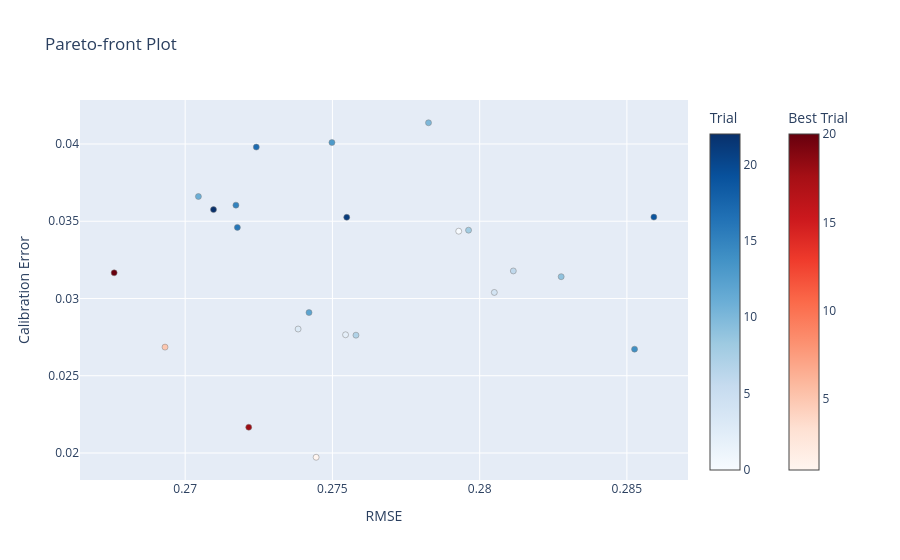
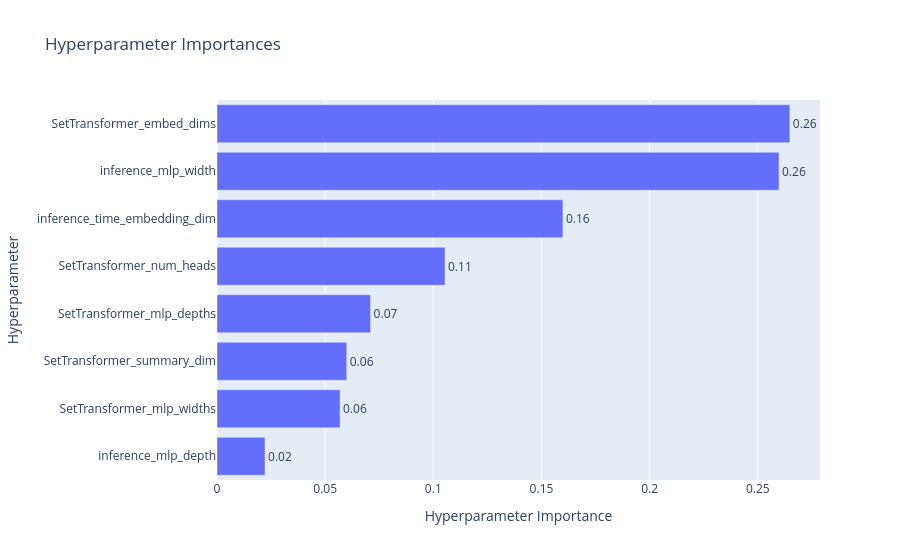
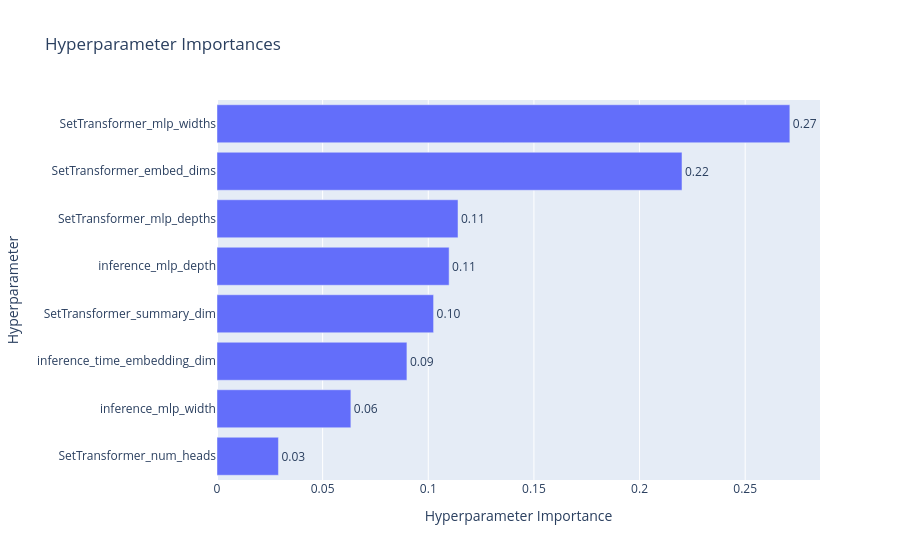

The notebook cell these images were saved under, in order:
### Code cell
# For multi-objective studies
import optuna

from optuna.storages import JournalStorage, JournalFileStorage

from optuna.visualization import plot_pareto_front, plot_param_importances
storage = JournalStorage(JournalFileStorage("../data/hyperparameter_tuning/optuna_diffusionmodel.log"))
study = optuna.load_study(
    # study_name="study_CompositionalDiffusionModel",
    study_name='study_DiffusionModel',
    storage=storage,
)
fig = plot_pareto_front(study, target_names=["RMSE", "Calibration Error"])
fig.show()

fig = plot_param_importances(study, target=lambda t: t.values[0], target_name="RMSE")
fig.show()

fig = plot_param_importances(study, target=lambda t: t.values[1], target_name="Calibration Error")
fig.show()

### Figure 1 — Plotly figure (JSON) as saved in the notebook; plotly's stock layout.template omitted (floating-point values rounded to 4 significant figures)
{"data": [{"hovertemplate": "%{text}<extra>Trial</extra>", "marker": {"color": [0, 2, 3, 4, 6, 7, 8, 9, 10, 11, 12, 13, 14, 15, 16, 17, 19, 21, 22], "colorbar": {"title": {"text": "Trial"}}, "colorscale": [[0, "rgb(247,251,255)"], [0.125, "rgb(222,235,247)"], [0.25, "rgb(198,219,239)"], [0.375, "rgb(158,202,225)"], [0.5, "rgb(107,174,214)"], [0.625, "rgb(66,146,198)"], [0.75, "rgb(33,113,181)"], [0.875, "rgb(8,81,156)"], [1, "rgb(8,48,107)"]], "line": {"color": "Grey", "width": 0.5}}, "mode": "markers", "showlegend": false, "text": ["{<br>  \"number\": 0,<br>  \"values\": [<br>    0.2792895045828809,<br>    0.03435526315789475<br>  ],<br>  \"params\": {<br>    \"SetTransformer_summary_dim\": 26,<br>    \"SetTransformer_embed_dims\": 56,<br>    \"SetTransformer_num_heads\": 2,<br>    \"SetTransformer_mlp_depths\": 6,<br>    \"SetTransformer_mlp_widths\": 210,<br>    \"inference_mlp_depth\": 7,<br>    \"inference_mlp_width\": 286,<br>    \"inference_time_embedding_dim\": 52<br>  }<br>}", "{<br>  \"number\": 2,<br>  \"values\": [<br>    0.27544632647663975,<br>    0.027651315789473704<br>  ],<br>  \"params\": {<br>    \"SetTransformer_summary_dim\": 50,<br>    \"SetTransformer_embed_dims\": 81,<br>    \"SetTransformer_num_heads\": 4,<br>    \"SetTransformer_mlp_depths\": 6,<br>    \"SetTransformer_mlp_widths\": 134,<br>    \"inference_mlp_depth\": 7,<br>    \"inference_mlp_width\": 320,<br>    \"inference_time_embedding_dim\": 42<br>  }<br>}", "{<br>  \"number\": 3,<br>  \"values\": [<br>    0.2738354794287965,<br>    0.028023026315789495<br>  ],<br>  \"params\": {<br>    \"SetTransformer_summary_dim\": 56,<br>    \"SetTransformer_embed_dims\": 98,<br>    \"SetTransformer_num_heads\": 1,<br>    \"SetTransformer_mlp_depths\": 2,<br>    \"SetTransformer_mlp_widths\": 238,<br>    \"inference_mlp_depth\": 7,<br>    \"inference_mlp_width\": 193,<br>    \"inference_time_embedding_dim\": 34<br>  }<br>}", "{<br>  \"number\": 4,<br>  \"values\": [<br>    0.2804978461950738,<br>    0.030391447368421063<br>  ],<br>  \"params\": {<br>    \"SetTransformer_summary_dim\": 58,<br>    \"SetTransformer_embed_dims\": 64,<br>    \"SetTransformer_num_heads\": 1,<br>    \"SetTransformer_mlp_depths\": 6,<br>    \"SetTransformer_mlp_widths\": 246,<br>    \"inference_mlp_depth\": 6,<br>    \"inference_mlp_width\": 354,<br>    \"inference_time_embedding_dim\": 50<br>  }<br>}", "{<br>  \"number\": 6,<br>  \"values\": [<br>    0.2811430775509005,<br>    0.03178289473684212<br>  ],<br>  \"params\": {<br>    \"SetTransformer_summary_dim\": 24,<br>    \"SetTransformer_embed_dims\": 57,<br>    \"SetTransformer_num_heads\": 1,<br>    \"SetTransformer_mlp_depths\": 4,<br>    \"SetTransformer_mlp_widths\": 57,<br>    \"inference_mlp_depth\": 6,<br>    \"inference_mlp_width\": 393,<br>    \"inference_time_embedding_dim\": 16<br>  }<br>}", "{<br>  \"number\": 7,<br>  \"values\": [<br>    0.2757995565540988,<br>    0.027625000000000007<br>  ],<br>  \"params\": {<br>    \"SetTransformer_summary_dim\": 34,<br>    \"SetTransformer_embed_dims\": 80,<br>    \"SetTransformer_num_heads\": 3,<br>    \"SetTransformer_mlp_depths\": 2,<br>    \"SetTransformer_mlp_widths\": 110,<br>    \"inference_mlp_depth\": 7,<br>    \"inference_mlp_width\": 152,<br>    \"inference_time_embedding_dim\": 52<br>  }<br>}", "{<br>  \"number\": 8,<br>  \"values\": [<br>    0.27962294172680663,<br>    0.03442105263157898<br>  ],<br>  \"params\": {<br>    \"SetTransformer_summary_dim\": 49,<br>    \"SetTransformer_embed_dims\": 85,<br>    \"SetTransformer_num_heads\": 2,<br>    \"SetTransformer_mlp_depths\": 6,<br>    \"SetTransformer_mlp_widths\": 162,<br>    \"inference_mlp_depth\": 7,<br>    \"inference_mlp_width\": 157,<br>    \"inference_time_embedding_dim\": 62<br>  }<br>}", "{<br>  \"number\": 9,<br>  \"values\": [<br>    0.2827684679871298,<br>    0.031411184210526334<br>  ],<br>  \"params\": {<br>    \"SetTransformer_summary_dim\": 25,<br>    \"SetTransformer_embed_dims\": 96,<br>    \"SetTransformer_num_heads\": 1,<br>    \"SetTransformer_mlp_depths\": 2,<br>    \"SetTransformer_mlp_widths\": 137,<br>    \"inference_mlp_depth\": 5,<br>    \"inference_mlp_width\": 89,<br>    \"inference_time_embedding_dim\": 64<br>  }<br>}", "{<br>  \"number\": 10,<br>  \"values\": [<br>    0.27826338217753677,<br>    0.04137500000000002<br>  ],<br>  \"params\": {<br>    \"SetTransformer_summary_dim\": 62,<br>    \"SetTransformer_embed_dims\": 60,<br>    \"SetTransformer_num_heads\": 2,<br>    \"SetTransformer_mlp_depths\": 6,<br>    \"SetTransformer_mlp_widths\": 94,<br>    \"inference_mlp_depth\": 8,<br>    \"inference_mlp_width\": 248,<br>    \"inference_time_embedding_dim\": 42<br>  }<br>}", "{<br>  \"number\": 11,<br>  \"values\": [<br>    0.27045010510903955,<br>    0.03660197368421054<br>  ],<br>  \"params\": {<br>    \"SetTransformer_summary_dim\": 20,<br>    \"SetTransformer_embed_dims\": 57,<br>    \"SetTransformer_num_heads\": 2,<br>    \"SetTransformer_mlp_depths\": 5,<br>    \"SetTransformer_mlp_widths\": 224,<br>    \"inference_mlp_depth\": 5,<br>    \"inference_mlp_width\": 476,<br>    \"inference_time_embedding_dim\": 26<br>  }<br>}", "{<br>  \"number\": 12,<br>  \"values\": [<br>    0.2742052108299641,<br>    0.02908881578947371<br>  ],<br>  \"params\": {<br>    \"SetTransformer_summary_dim\": 27,<br>    \"SetTransformer_embed_dims\": 72,<br>    \"SetTransformer_num_heads\": 3,<br>    \"SetTransformer_mlp_depths\": 4,<br>    \"SetTransformer_mlp_widths\": 199,<br>    \"inference_mlp_depth\": 8,<br>    \"inference_mlp_width\": 170,<br>    \"inference_time_embedding_dim\": 48<br>  }<br>}", "{<br>  \"number\": 13,<br>  \"values\": [<br>    0.27498405853314634,<br>    0.04009539473684212<br>  ],<br>  \"params\": {<br>    \"SetTransformer_summary_dim\": 24,<br>    \"SetTransformer_embed_dims\": 57,<br>    \"SetTransformer_num_heads\": 1,<br>    \"SetTransformer_mlp_depths\": 4,<br>    \"SetTransformer_mlp_widths\": 172,<br>    \"inference_mlp_depth\": 6,<br>    \"inference_mlp_width\": 275,<br>    \"inference_time_embedding_dim\": 46<br>  }<br>}", "{<br>  \"number\": 14,<br>  \"values\": [<br>    0.28525961396676874,<br>    0.026720394736842117<br>  ],<br>  \"params\": {<br>    \"SetTransformer_summary_dim\": 63,<br>    \"SetTransformer_embed_dims\": 76,<br>    \"SetTransformer_num_heads\": 1,<br>    \"SetTransformer_mlp_depths\": 6,<br>    \"SetTransformer_mlp_widths\": 250,<br>    \"inference_mlp_depth\": 7,<br>    \"inference_mlp_width\": 208,<br>    \"inference_time_embedding_dim\": 44<br>  }<br>}", "{<br>  \"number\": 15,<br>  \"values\": [<br>    0.27172315486560594,<br>    0.036042763157894744<br>  ],<br>  \"params\": {<br>    \"SetTransformer_summary_dim\": 56,<br>    \"SetTransformer_embed_dims\": 127,<br>    \"SetTransformer_num_heads\": 4,<br>    \"SetTransformer_mlp_depths\": 4,<br>    \"SetTransformer_mlp_widths\": 75,<br>    \"inference_mlp_depth\": 5,<br>    \"inference_mlp_width\": 252,<br>    \"inference_time_embedding_dim\": 28<br>  }<br>}", "{<br>  \"number\": 16,<br>  \"values\": [<br>    0.2717724521145217,<br>    0.034601973684210544<br>  ],<br>  \"params\": {<br>    \"SetTransformer_summary_dim\": 42,<br>    \"SetTransformer_embed_dims\": 93,<br>    \"SetTransformer_num_heads\": 2,<br>    \"SetTransformer_mlp_depths\": 4,<br>    \"SetTransformer_mlp_widths\": 114,<br>    \"inference_mlp_depth\": 7,<br>    \"inference_mlp_width\": 309,<br>    \"inference_time_embedding_dim\": 62<br>  }<br>}", "{<br>  \"number\": 17,<br>  \"values\": [<br>    0.27241509243590256,<br>    0.03979934210526317<br>  ],<br>  \"params\": {<br>    \"SetTransformer_summary_dim\": 41,<br>    \"SetTransformer_embed_dims\": 109,<br>    \"SetTransformer_num_heads\": 4,<br>    \"SetTransformer_mlp_depths\": 4,<br>    \"SetTransformer_mlp_widths\": 114,<br>    \"inference_mlp_depth\": 8,<br>    \"inference_mlp_width\": 160,<br>    \"inference_time_embedding_dim\": 20<br>  }<br>}", "{<br>  \"number\": 19,<br>  \"values\": [<br>    0.2859151586188829,<br>    0.035266447368421064<br>  ],<br>  \"params\": {<br>    \"SetTransformer_summary_dim\": 42,<br>    \"SetTransformer_embed_dims\": 60,<br>    \"SetTransformer_num_heads\": 1,<br>    \"SetTransformer_mlp_depths\": 5,<br>    \"SetTransformer_mlp_widths\": 83,<br>    \"inference_mlp_depth\": 7,<br>    \"inference_mlp_width\": 142,<br>    \"inference_time_embedding_dim\": 48<br>  }<br>}", "{<br>  \"number\": 21,<br>  \"values\": [<br>    0.27548652460454015,<br>    0.03525657894736845<br>  ],<br>  \"params\": {<br>    \"SetTransformer_summary_dim\": 36,<br>    \"SetTransformer_embed_dims\": 74,<br>    \"SetTransformer_num_heads\": 1,<br>    \"SetTransformer_mlp_depths\": 3,<br>    \"SetTransformer_mlp_widths\": 152,<br>    \"inference_mlp_depth\": 8,<br>    \"inference_mlp_width\": 332,<br>    \"inference_time_embedding_dim\": 56<br>  }<br>}", "{<br>  \"number\": 22,<br>  \"values\": [<br>    0.2709621104867682,<br>    0.035753289473684224<br>  ],<br>  \"params\": {<br>    \"SetTransformer_summary_dim\": 27,<br>    \"SetTransformer_embed_dims\": 121,<br>    \"SetTransformer_num_heads\": 1,<br>    \"SetTransformer_mlp_depths\": 3,<br>    \"SetTransformer_mlp_widths\": 178,<br>    \"inference_mlp_depth\": 8,<br>    \"inference_mlp_width\": 444,<br>    \"inference_time_embedding_dim\": 60<br>  }<br>}"], "type": "scatter", "x": [0.2793, 0.2754, 0.2738, 0.2805, 0.2811, 0.2758, 0.2796, 0.2828, 0.2783, 0.2705, 0.2742, 0.275, 0.2853, 0.2717, 0.2718, 0.2724, 0.2859, 0.2755, 0.271], "y": [0.03436, 0.02765, 0.02802, 0.03039, 0.03178, 0.02763, 0.03442, 0.03141, 0.04138, 0.0366, 0.02909, 0.0401, 0.02672, 0.03604, 0.0346, 0.0398, 0.03527, 0.03526, 0.03575]}, {"hovertemplate": "%{text}<extra>Best Trial</extra>", "marker": {"color": [1, 5, 18, 20], "colorbar": {"title": {"text": "Best Trial"}, "x": 1.1, "xpad": 40}, "colorscale": [[0, "rgb(255,245,240)"], [0.125, "rgb(254,224,210)"], [0.25, "rgb(252,187,161)"], [0.375, "rgb(252,146,114)"], [0.5, "rgb(251,106,74)"], [0.625, "rgb(239,59,44)"], [0.75, "rgb(203,24,29)"], [0.875, "rgb(165,15,21)"], [1, "rgb(103,0,13)"]], "line": {"color": "Grey", "width": 0.5}}, "mode": "markers", "showlegend": false, "text": ["{<br>  \"number\": 1,<br>  \"values\": [<br>    0.27444737688690274,<br>    0.01972368421052633<br>  ],<br>  \"params\": {<br>    \"SetTransformer_summary_dim\": 32,<br>    \"SetTransformer_embed_dims\": 121,<br>    \"SetTransformer_num_heads\": 2,<br>    \"SetTransformer_mlp_depths\": 2,<br>    \"SetTransformer_mlp_widths\": 68,<br>    \"inference_mlp_depth\": 7,<br>    \"inference_mlp_width\": 286,<br>    \"inference_time_embedding_dim\": 56<br>  }<br>}", "{<br>  \"number\": 5,<br>  \"values\": [<br>    0.2693156690130164,<br>    0.026851973684210544<br>  ],<br>  \"params\": {<br>    \"SetTransformer_summary_dim\": 27,<br>    \"SetTransformer_embed_dims\": 79,<br>    \"SetTransformer_num_heads\": 2,<br>    \"SetTransformer_mlp_depths\": 4,<br>    \"SetTransformer_mlp_widths\": 188,<br>    \"inference_mlp_depth\": 6,<br>    \"inference_mlp_width\": 292,<br>    \"inference_time_embedding_dim\": 32<br>  }<br>}", "{<br>  \"number\": 18,<br>  \"values\": [<br>    0.2721586316157134,<br>    0.02166776315789474<br>  ],<br>  \"params\": {<br>    \"SetTransformer_summary_dim\": 22,<br>    \"SetTransformer_embed_dims\": 98,<br>    \"SetTransformer_num_heads\": 4,<br>    \"SetTransformer_mlp_depths\": 6,<br>    \"SetTransformer_mlp_widths\": 250,<br>    \"inference_mlp_depth\": 7,<br>    \"inference_mlp_width\": 499,<br>    \"inference_time_embedding_dim\": 32<br>  }<br>}", "{<br>  \"number\": 20,<br>  \"values\": [<br>    0.26758839704172116,<br>    0.03166118421052633<br>  ],<br>  \"params\": {<br>    \"SetTransformer_summary_dim\": 56,<br>    \"SetTransformer_embed_dims\": 98,<br>    \"SetTransformer_num_heads\": 3,<br>    \"SetTransformer_mlp_depths\": 5,<br>    \"SetTransformer_mlp_widths\": 225,<br>    \"inference_mlp_depth\": 6,<br>    \"inference_mlp_width\": 417,<br>    \"inference_time_embedding_dim\": 20<br>  }<br>}"], "type": "scatter", "x": [0.2744, 0.2693, 0.2722, 0.2676], "y": [0.01972, 0.02685, 0.02167, 0.03166]}], "layout": {"title": {"text": "Pareto-front Plot"}, "xaxis": {"title": {"text": "RMSE"}}, "yaxis": {"title": {"text": "Calibration Error"}}}}

### Figure 2 — Plotly figure (JSON) as saved in the notebook; plotly's stock layout.template omitted (floating-point values rounded to 4 significant figures)
{"data": [{"cliponaxis": false, "hovertemplate": ["inference_mlp_depth (IntDistribution): 0.022203950642105407<extra></extra>", "SetTransformer_mlp_widths (IntDistribution): 0.05688996370513841<extra></extra>", "SetTransformer_summary_dim (IntDistribution): 0.059981923700174807<extra></extra>", "SetTransformer_mlp_depths (IntDistribution): 0.07100805419987233<extra></extra>", "SetTransformer_num_heads (IntDistribution): 0.10540384260034603<extra></extra>", "inference_time_embedding_dim (IntDistribution): 0.15990034049002835<extra></extra>", "inference_mlp_width (IntDistribution): 0.2597969053934057<extra></extra>", "SetTransformer_embed_dims (IntDistribution): 0.2648150192689288<extra></extra>"], "name": "RMSE", "orientation": "h", "text": ["0.02", "0.06", "0.06", "0.07", "0.11", "0.16", "0.26", "0.26"], "textposition": "outside", "type": "bar", "x": [0.0222, 0.05689, 0.05998, 0.07101, 0.1054, 0.1599, 0.2598, 0.2648], "y": ["inference_mlp_depth", "SetTransformer_mlp_widths", "SetTransformer_summary_dim", "SetTransformer_mlp_depths", "SetTransformer_num_heads", "inference_time_embedding_dim", "inference_mlp_width", "SetTransformer_embed_dims"]}], "layout": {"title": {"text": "Hyperparameter Importances"}, "xaxis": {"title": {"text": "Hyperparameter Importance"}}, "yaxis": {"title": {"text": "Hyperparameter"}}}}

### Figure 3 — Plotly figure (JSON) as saved in the notebook; plotly's stock layout.template omitted (floating-point values rounded to 4 significant figures)
{"data": [{"cliponaxis": false, "hovertemplate": ["SetTransformer_num_heads (IntDistribution): 0.029084840969658316<extra></extra>", "inference_mlp_width (IntDistribution): 0.06336327123939735<extra></extra>", "inference_time_embedding_dim (IntDistribution): 0.08988904382166425<extra></extra>", "SetTransformer_summary_dim (IntDistribution): 0.10250870812924205<extra></extra>", "inference_mlp_depth (IntDistribution): 0.1098654357907843<extra></extra>", "SetTransformer_mlp_depths (IntDistribution): 0.11407029466785998<extra></extra>", "SetTransformer_embed_dims (IntDistribution): 0.22008395373989406<extra></extra>", "SetTransformer_mlp_widths (IntDistribution): 0.2711344516414998<extra></extra>"], "name": "Calibration Error", "orientation": "h", "text": ["0.03", "0.06", "0.09", "0.10", "0.11", "0.11", "0.22", "0.27"], "textposition": "outside", "type": "bar", "x": [0.02908, 0.06336, 0.08989, 0.1025, 0.1099, 0.1141, 0.2201, 0.2711], "y": ["SetTransformer_num_heads", "inference_mlp_width", "inference_time_embedding_dim", "SetTransformer_summary_dim", "inference_mlp_depth", "SetTransformer_mlp_depths", "SetTransformer_embed_dims", "SetTransformer_mlp_widths"]}], "layout": {"title": {"text": "Hyperparameter Importances"}, "xaxis": {"title": {"text": "Hyperparameter Importance"}}, "yaxis": {"title": {"text": "Hyperparameter"}}}}
